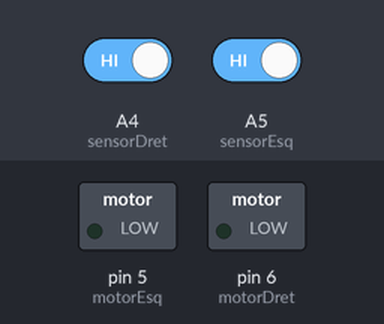
The sketch below on a simulated Arduino Uno, built with avr-gcc and run on an emulated ATmega328P. Shown: switched loads named in the sketch (green lamp = pin HIGH). The inputs (shaded band) are chosen by the test bench; at power-on: A4 (sensorDret) HIGH, A5 (sensorEsq) HIGH.

Above: at 1.2 s.
1.3 s: A4 (sensorDret) driven LOW
At 2.5 s:
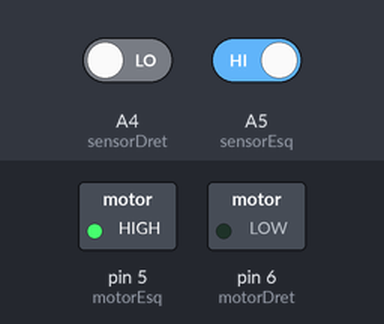
2.8 s: A5 (sensorEsq) driven LOW
At 3.9 s:
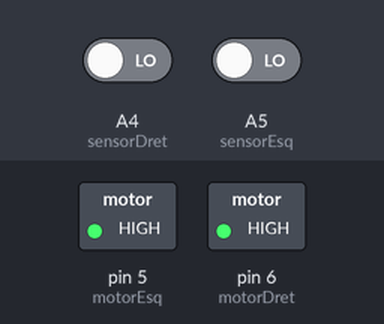
4.3 s: A4 (sensorDret) driven HIGH
At 5.0 s:
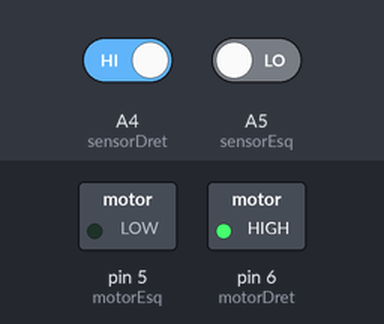
Timing chart, 0 to 7.3 s (numbered marks = the images above; inputs shaded):
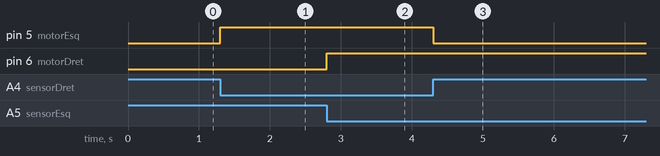

Measured:
- after the input at 1.3 s, pin 5 (motorEsq): LOW → HIGH at once
- after the input at 2.8 s, pin 6 (motorDret): LOW → HIGH at once
- after the input at 4.3 s, pin 5 (motorEsq): HIGH → LOW at once

The sketch:

EX3.ino
```cpp
const int motorDret = 6;
const int motorEsq = 5;
const int sensorDret = A4;
const int sensorEsq = A5;
int estatDret = 0;
int estatEsq = 0;

//********** Setup ******************************************
void setup()
{
  Serial.begin(9600);

  pinMode(motorDret, OUTPUT);
  pinMode(motorEsq, OUTPUT);
  digitalWrite(motorDret, LOW);
  digitalWrite(motorEsq, LOW);
  pinMode(sensorDret, INPUT);
  pinMode(sensorEsq, INPUT);
}
//********** Loop ********************************************
void loop()
{
  estatDret = digitalRead(sensorDret);
  estatEsq = digitalRead(sensorEsq);

  //****** ESTRUCTURA DE CONTROL *********

  if ((estatDret == 0) && (estatEsq == 0))
  {
    digitalWrite(motorDret, HIGH);
    digitalWrite(motorEsq, HIGH);
  }
  else if ((estatDret == 1) && (estatEsq == 0))
  {
    digitalWrite(motorDret, HIGH);
    digitalWrite(motorEsq, LOW);
  }
  else if ((estatDret == 0) && (estatEsq == 1))
  {
    digitalWrite(motorDret, LOW);
    digitalWrite(motorEsq, HIGH);
  }
  else
  {

  }
}
```
